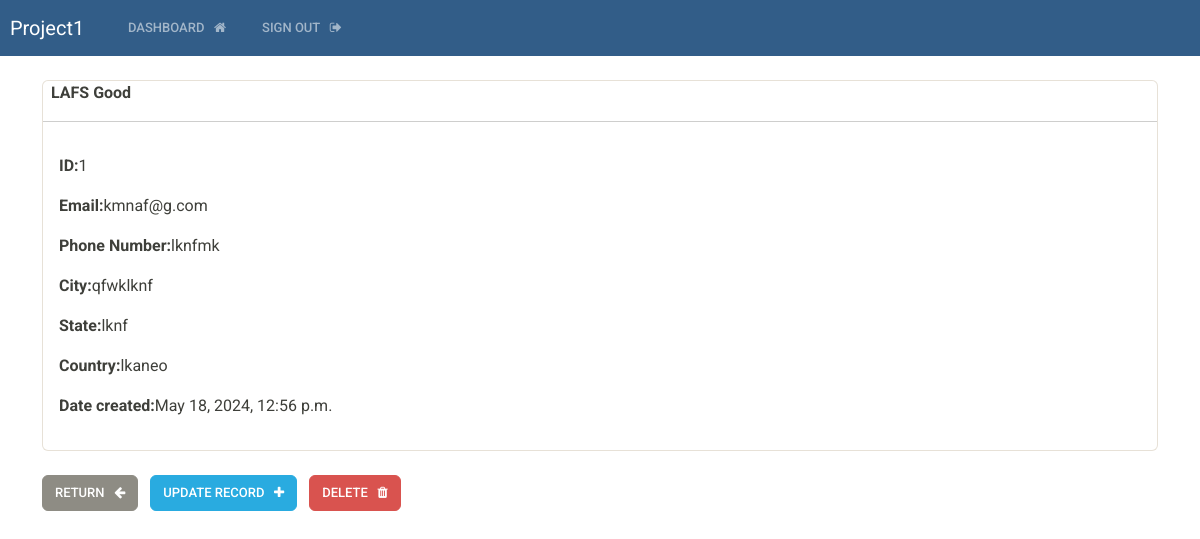
The app's page /view-record/1 (signed in) with its own data.
### crud/models.py (models this page shows, shortened)
class Record(models.Model):
    user = models.ForeignKey(User, on_delete=models.CASCADE)
    creation_date = models.DateTimeField(auto_now_add=True)
    first_name = models.CharField(max_length=100)
    last_name = models.CharField(max_length=100)
    email = models.EmailField(max_length=100)
    phone = models.CharField(max_length=15)
    city = models.CharField(max_length=100)
    state = models.CharField(max_length=100)
    country = models.CharField(max_length=100)

### crud/views.py (the view)
# urls.py: path('view-record/<int:pk>', views.view_record, name='view-record'),
@login_required(login_url='my-login')
def view_record(request, pk):
    record = get_object_or_404(Record, user=request.user, id=pk)
    context = {'record':record}
    return render(request, 'crud/view-record.html', context=context)

### crud/templates/crud/view-record.html (shortened to what this page needs)
{% extends 'crud/base.html' %}
{% block content %}
<body>
<div class="card">
    <strong>
        {{record.last_name | upper}}
        {{record.first_name}}
        <hr>
    </strong>
    <div class="card-body">
    <p><strong>ID:</strong>{{record.id}}</p>
    <p><strong>Email:</strong>{{record.email}}</p>
    <p><strong>Phone Number:</strong>{{record.phone}}</p>
    <p><strong>City:</strong>{{record.city}}</p>
    <p><strong>State:</strong>{{record.state}}</p>
    <p><strong>Country:</strong>{{record.country}}</p>
    <p><strong>Date created:</strong>{{record.creation_date}}</p>
    </div>
</div>
<br>
<a href="{% url 'dashboard' %}" class="btn btn-secondary">Return &nbsp; <i class="fa fa-arrow-left" aria-hidden="true"></i></a>
<a href="{% url 'update-record'  record.id  %}" class="btn btn-info">Update record &nbsp; <i class="fa fa-plus" aria-hidden="true"></i></a>
<a href="{% url 'delete-record' record.id  %}" class="btn btn-danger">Delete &nbsp; <i class="fa fa-trash" aria-hidden="true"></i></a>
</body>
{% endblock %}

### records on screen
Record: last_name "LAFS", first_name "Good", id "1", email "kmnaf@g.com", phone "lknfmk", city "qfwklknf", state "lknf", country "lkaneo", creation_date "May 18, 2024, 12:56 p.m."
